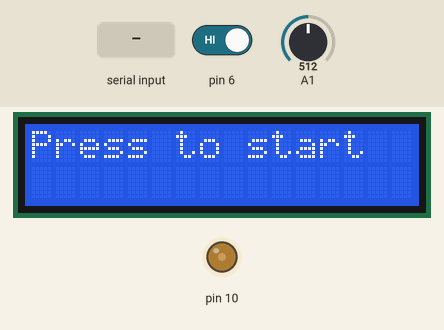
Bench run of a sketch on a simulated Arduino Uno, built with avr-gcc and run on an emulated ATmega328P. Shown: 16×2 character LCD, output pins drawn as LEDs (lit = HIGH). The test bench sets the inputs (shaded band); at power-on: pin 6 HIGH, A1 = 512. What the sketch prints to the serial monitor is not drawn.

Above: at 0.8 s.
0.9 s: pin 6 driven LOW
At 2.0 s:
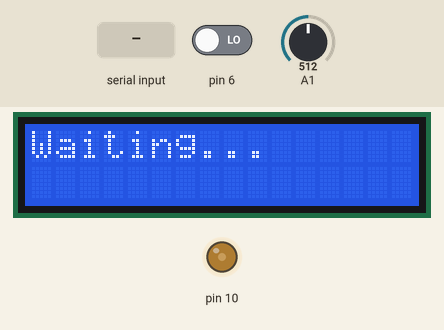
2.4 s: byte 200 (200) received over Serial
At 5.2 s:
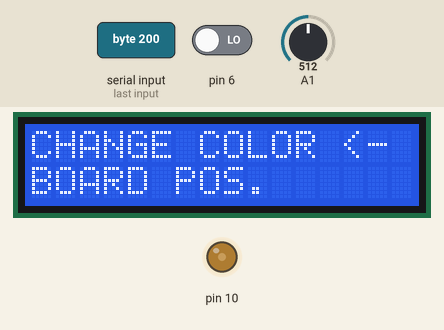
5.4 s: pin 6 driven HIGH
6.9 s: A1 set to 214
8.4 s: A1 set to 181
At 9.8 s:
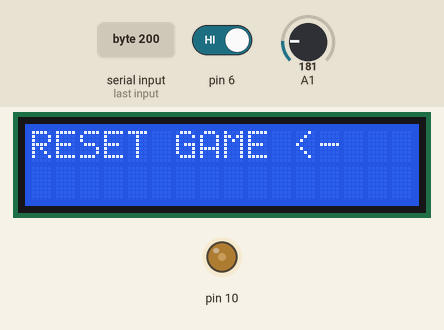
10.1 s: A1 set to 783
11.6 s: A1 set to 814
At 11.73 s:
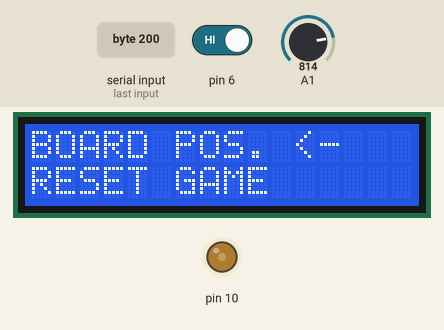
Timing chart, 0 to 14.3 s (numbered marks = the images above; inputs shaded):
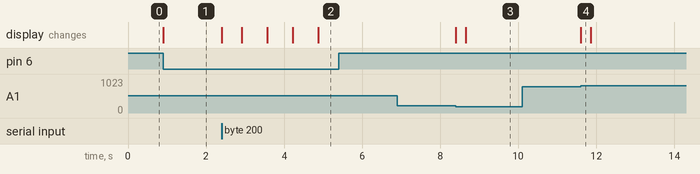

Measured:
- the behaviour switches between 200 and 199 on A1 (found by bisection; images 2 and 3)
- the behaviour switches between 800 and 801 on A1 (found by bisection; images 3 and 4)
- after the input at 0.9 s, the display: changes at once (image 1)
- after the input at 2.4 s, the display: changes at once (image 2)
- after the input at 5.4 s, every drawn part: stays the same
- after the input at 6.9 s, every drawn part: stays the same
- after the input at 8.4 s, the display: first changes at once (image 3 shows a later state)
- after the input at 10.1 s, every drawn part: stays the same
- after the input at 11.6 s, the display: changes at once (image 4)

The sketch:

othuino-settings.ino
```cpp
// Settings Modifier

#include <LiquidCrystal.h>
#include <string.h>

// initialize the library by associating any needed LCD interface pin
// with the arduino pin number it is connected to
const int rs = 12, en = 11, d4 = 5, d5 = 4, d6 = 3, d7 = 2;
LiquidCrystal lcd(rs, en, d4, d5, d6, d7);
int page = 1;
int row = 0;

String settings[] = { "CHANGE COLOR", /*"TIMER",*/"BOARD POS.", "RESET GAME" };
String colors[] = { "RED/GREEN", "RED/BLUE", "BLUE/YELLOW", "BACK" };
String times[] = { "NO LIMIT", "5 SEC/TURN", "30 SEC/TURN", "BACK" };
String boardPos[] = { "LEFT", "CENTER", "RIGHT", "BACK" };

// purposes
// 1 - color
// 2 - time
// 3 - position
// 4 - reset

// send info to LCD display
void renderScroller(String strings[], int x) {
  lcd.setCursor(0, 0);
  lcd.print(strings[row]);
  lcd.print(" <-");

  if (row < x) {
    lcd.setCursor(0, 1);
    lcd.print(strings[row + 1]);
  }
}

// send info to LCD display
void render() {
  lcd.clear();
  if (page == 1) {
    renderScroller(settings, 2);
  } else if (page == 2) {
    renderScroller(colors, 3);
  } /*else if (page == 3) {
    renderScroller(times);
  } */else if (page == 4) {
    renderScroller(boardPos, 3);
  }
}

// initialize
void setup() {
  Serial.begin(9600);
  // set up the LCD's number of columns and rows:
  lcd.begin(16, 2);
  analogWrite(10, 80);

  lcd.print("Press to start");

  while (digitalRead(6) == HIGH) {
    if (Serial.available() > 0) {
      Serial.write(Serial.read());
    }
  }

  lcd.clear();

  Serial.write(203);

  lcd.print("Waiting...");

  int ready = 0;
  while (!ready) {
    while (Serial.available() == 0) {}
    int byte = Serial.read();

    if (byte == 200) {
      ready = 1;
    } else if (byte == 202) {
      Serial.write(202);
    }
  }

  render();

  delay(500);
}

// register a button click
void click() {
  if (page == 1) {
    if (row == 0) {
      page = 2;
      render();
    } else if (row == 1) {
      page = 4;
      row = 0;
      render();
    } else if (row == 2) {
      Serial.write(4);
      Serial.write(0);

      page = 1;
      row = 0;
      render();
    }
  } else if (page == 2) {  // change color
    if (row == 3) {
      page = 1;
      row = 0;
      render();
    } else {
      Serial.write(1);
      Serial.write(row);

      page = 1;
      row = 0;
      render();
    }
  } else if (page == 4) {
    if (row == 3) {
      page = 1;
      row = 0;
      render();
    } else {
      Serial.write(3);
      Serial.write(row);

      page = 1;
      row = 0;
      render();
    }
  }

  delay(650);
}

void loop() {
  if (digitalRead(6) == LOW) {
    click();

    return;
  }

  if (analogRead(A1) > 800) {
    if (row > 0) {
      row--;
      render();
      delay(250);
    }
  } else if (analogRead(A1) < 200) {
    if (page == 1 && row == 2) return;

    if (row < 3) {
      row++;
      render();
      delay(250);
    }
  }

  while (Serial.available() > 0) {
    Serial.write(Serial.read());
    //Serial.println(byte);
  }
}
```
